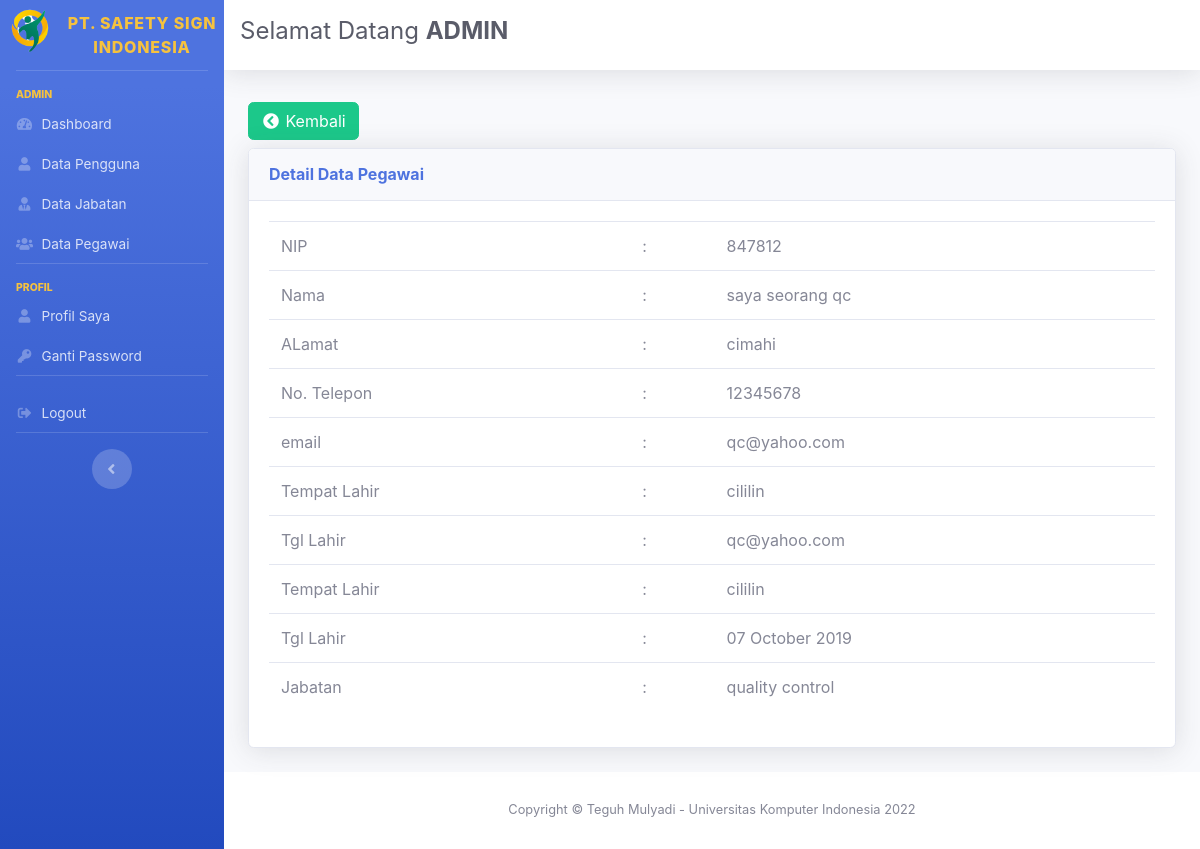
/admin/index.php?menu=pegawai&action=detail&id=4 (signed in), run on an earlier commit of the app's database.
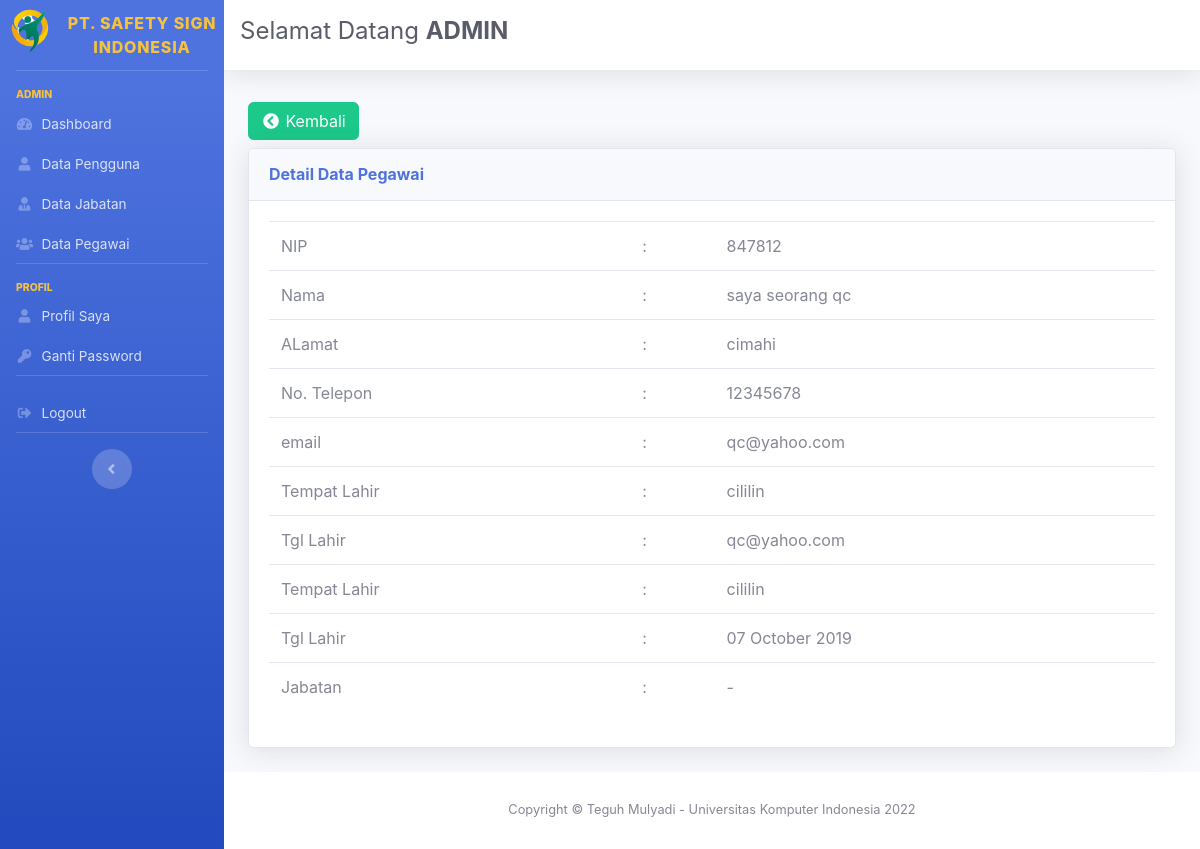
And on a later commit of the database.
### tables this page shows
CREATE TABLE `tbl_pegawai` (
  `id_pegawai` int(11) NOT NULL,
  `nip` varchar(20) NOT NULL,
  `nama_pegawai` varchar(128) NOT NULL,
  `alamat` text NOT NULL,
  `no_telepon` varchar(13) NOT NULL,
  `email` varchar(128) NOT NULL,
  `tempat_lahir` varchar(50) NOT NULL,
  `tgl_lahir` date NOT NULL,
  `id_jabatan` int(11) NOT NULL
);

CREATE TABLE `tbl_jabatan` (
  `id_jabatan` int(11) NOT NULL,
  `nama_jabatan` varchar(50) NOT NULL
);

### admin/proses_detail_data_pegawai.php (the view)
<?php
include 'config.php';
$id = $_GET['id'];
$sql = "SELECT * FROM tbl_pegawai
        JOIN tbl_jabatan ON tbl_pegawai.id_jabatan=tbl_jabatan.id_jabatan
        WHERE tbl_pegawai.id_pegawai=$id";
$hasil = mysqli_query($con, $sql);
$row = mysqli_fetch_assoc($hasil);
?>
<a href="?menu=pegawai&action=tampil" class="btn btn-success my-2">
        <i class="fas fa-fw  fa-chevron-circle-left"></i>
        <span>Kembali</span>
    </a>
<div class="card shadow mb-4">
    <div class="card-header py-3">
        <h6 class="m-0 font-weight-bold text-primary">Detail Data Pegawai</h6>
    </div>
    <div class="card-body">
        <div class="table-responsive">
            <table class="table table-hover" width="100%" cellspacing="0">
                <tbody>
                    <tr>
                        <td>NIP</td>
                        <td>:</td>
                        <td><?=$row['nip'];?></td>
                    </tr>
                    <tr>
                        <td>Nama</td>
                        <td>:</td>
                        <td><?=$row['nama_pegawai'];?></td>
                    </tr>
                    <tr>
                        <td>ALamat</td>
                        <td>:</td>
                        <td><?=$row['alamat'];?></td>
                    </tr>
                    <tr>
                        <td>No. Telepon</td>
                        <td>:</td>
                        <td><?=$row['no_telepon'];?></td>
                    </tr>
                    <tr>
                        <td>email</td>
                        <td>:</td>
                        <td><?=$row['email'];?></td>
                    </tr>
                    <tr>
                        <td>Tempat Lahir</td>
                        <td>:</td>
                        <td><?=$row['tempat_lahir'];?></td>
                    </tr>
                    <tr>
                        <td>Tgl Lahir</td>
                        <td>:</td>
                        <td><?=$row['email'];?></td>
                    </tr>
                    <tr>
                        <td>Tempat Lahir</td>
                        <td>:</td>
                        <td><?=$row['tempat_lahir'];?></td>
                    </tr>
                    <tr>
                        <td>Tgl Lahir</td>
                        <td>:</td>
                        <td><?= date(('d F Y'),strtotime($row['tgl_lahir']));?></td>
                    </tr>
                    <tr>
                        <td>Jabatan</td>
                        <td>:</td>
                        <td><?=$row['nama_jabatan'];?></td>
                    </tr>
                </tbody>
            </table>
        </div>
    </div>
</div>

What changed in the data, as far as the page shows it:
changed through a linked row, tbl_pegawai "saya seorang qc": id_jabatan.nama_jabatan "quality control" → "-"
